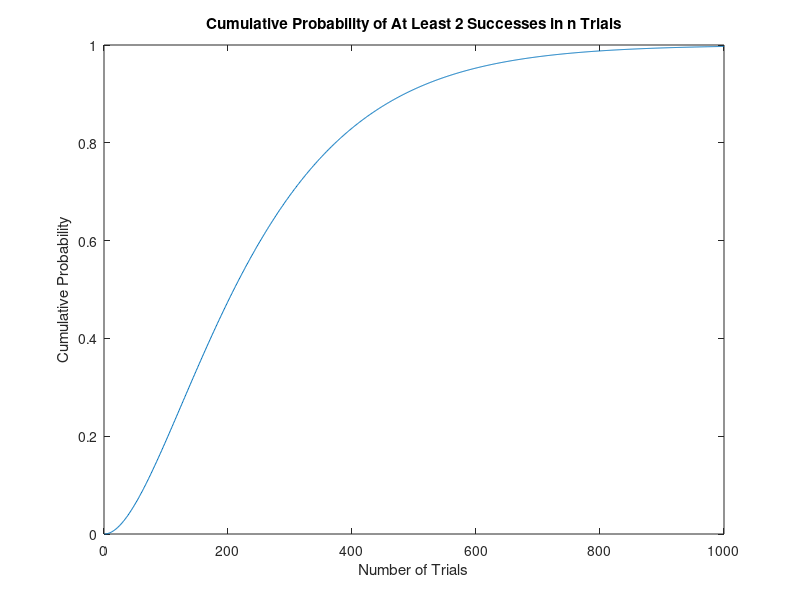

MATLAB code to generate this figure: (Note: this script raises an error after producing the figure.)
% FOR REFERENCE ONLY
%
% Cumulative probability of "at least r successes in n trials"
%
% P(at least r successes) = 1 - P(at most r-1 successes)
%                         = 1 - P(exactly r-1 successes) - P(exactly r-2
%                         successes) ... - P(exactly 0 successes)

clearvars
close all
clc


%% INPUT

P_des = 0.5;  % desired cumulative probability
p = 0.008  ;  % probability of 1 success in a trial
r = 2;        % # of successes
n_max = 1000; % max # of trials


%% MAIN

P_percent_str = [num2str(P_des*100) '%'];


r_minus = r - 1;
N = r_minus:n_max;
P = zeros(size(N));
n_found = -1;
for i = 1:length(N)
    
    sumExactly = 0;
    for j = r_minus:-1:0
        exactly = nchoosek(N(i),j) * p^j * (1-p)^(N(i)-j);
        sumExactly = sumExactly + exactly;
    end
    
    P(i) = 1 - ( sumExactly );
    
    % Store data of desired probability
    if P(i) > P_des && n_found == -1
        n_found = N(i);
        P_found = P(i);
    end
    
end

plot(N,P)
hold on
title(['Cumulative Probability of At Least ' num2str(r) ' Successes in n Trials'])
xlabel('Number of Trials')
ylabel('Cumulative Probability')

yline(P_des, 'r--', P_percent_str, 'HandleVisibility', 'off')
plot(n_found, P_found, 'bo')

legend('P(n)', 'closest pt. to desired', 'Location', 'southeast')


%% EOF
